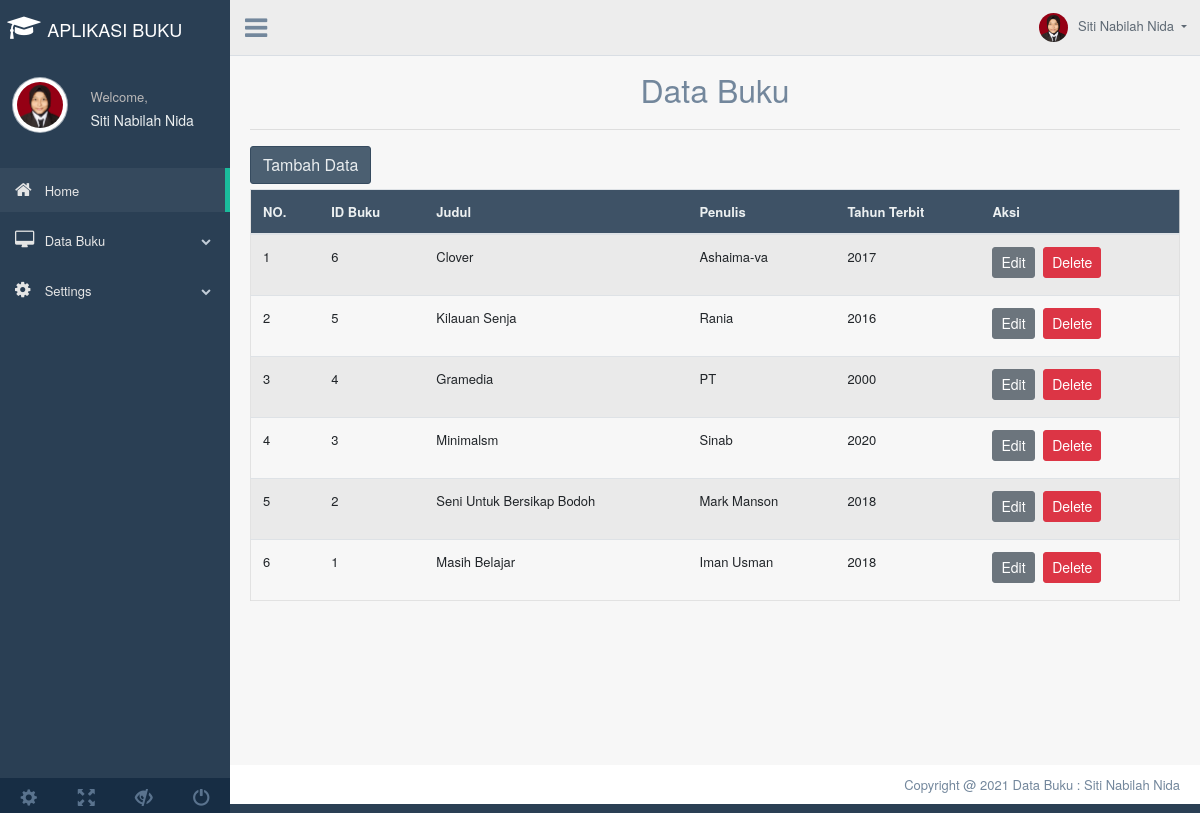
The app's page /index.php?page=tampil_buku with its own data.
### tables this page shows
CREATE TABLE `buku` (
  `id_buku` int(11) NOT NULL,
  `judul` varchar(50) NOT NULL,
  `penulis` varchar(35) NOT NULL,
  `tahun_terbit` varchar(4) NOT NULL
);

### tampil.php (the view, shortened to what this page needs)
<?php
include('config.php');
?>
	<div class="container" style="margin-top:20px">
		<center><font size="6">Data Buku</font></center>
		<hr>
		<a href="index.php?page=tambah_buku"><button class="btn btn-dark right">Tambah Data</button></a>
		<div class="table-responsive">
		<table class="table table-striped jambo_table bulk_action">
			<thead>
				<tr>
					<th>NO.</th>
					<th>ID Buku</th>
					<th>Judul</th>
					<th>Penulis</th>
					<th>Tahun Terbit</th>
					<th>Aksi</th>
				</tr>
			</thead>
			<tbody>
				<?php
				$sql = mysqli_query($koneksi, "SELECT * FROM buku ORDER BY id_buku DESC") or die(mysqli_error($koneksi));
				if(mysqli_num_rows($sql) > 0){
					$no = 1;
					while($data = mysqli_fetch_assoc($sql)){
						echo '
						<tr>
							<td>'.$no.'</td>
							<td>'.$data['id_buku'].'</td>
							<td>'.$data['judul'].'</td>
							<td>'.$data['penulis'].'</td>
							<td>'.$data['tahun_terbit'].'</td>
							<td>
								<a href="index.php?page=edit_buku&id_buku='.$data['id_buku'].'" class="btn btn-secondary btn-sm">Edit</a>
								<a href="delete.php?id_buku='.$data['id_buku'].'" class="btn btn-danger btn-sm" onclick="return confirm(\'Yakin ingin menghapus data ini?\')">Delete</a>
							</td>
						</tr>
						';
						$no++;
					}
				}else{
					echo '
					<tr>
						<td colspan="6">Tidak ada data.</td>
					</tr>
					';
				}
				?>
		</table>
	</div>
	</div>

### index.php (shortened to what this page needs)
<!DOCTYPE html>
<html lang="en">
<head>
  <link href="assets/bootstrap/dist/css/bootstrap.min.css" rel="stylesheet">
  <link href="assets/font-awesome/css/font-awesome.min.css" rel="stylesheet">
  <link href="assets/nprogress/nprogress.css" rel="stylesheet">
  <link href="assets/iCheck/skins/flat/green.css" rel="stylesheet">
  <link href="assets/bootstrap-progressbar/css/bootstrap-progressbar-3.3.4.min.css" rel="stylesheet">
  <link href="assets/css/custom.min.css" rel="stylesheet">
</head>
<body class="nav-md">
  <div class="container body">
    <div class="main_container">
      <div class="col-md-3 left_col">
        <div class="left_col scroll-view">
          <div class="navbar nav_title" style="border: 0;">
            <center>
              &nbsp; <a href="index.php" class="fa fa-mortar-board fa-2x" style="color:#fff;"><span>
                  <font size="4.95" color="white" face="Helvetica Neue">APLIKASI BUKU</font>
                </span></a>
            </center>
          </div>
          <div class="profile clearfix">
            <div class="profile_pic">
              <img src="assets/images/image.jpg" alt="..." class="img-circle profile_img">
            </div>
            <div class="profile_info">
              <span>Welcome,</span>
              <h2>Siti Nabilah Nida</h2>
            </div>
          </div>
          <br />
          <div id="sidebar-menu" class="main_menu_side hidden-print main_menu">
            <div class="menu_section">
              <ul class="nav side-menu">
                <li><a href="index.php"><i class="fa fa-home"></i> Home <span class="fa fa-chevron"></span></a>
                </li>
                <li><a href="#"><i class="fa fa-desktop"></i> Data Buku <span class="fa fa-chevron-down"></span></a>
                </li>
                <li><a><i class="fa fa-gear"></i> Settings <span class="fa fa-chevron-down"></span></a>
                </li>
              </ul>
            </div>
          </div>
          <div class="sidebar-footer hidden-small">
            <a data-toggle="tooltip" data-placement="top" title="Settings" href="#">
              <span class="glyphicon glyphicon-cog" aria-hidden="true"></span>
            </a>
            <a data-toggle="tooltip" data-placement="top" title="FullScreen" href="#">
              <span class="glyphicon glyphicon-fullscreen" aria-hidden="true"></span>
            </a>
            <a data-toggle="tooltip" data-placement="top" title="Lock" href="#">
              <span class="glyphicon glyphicon-eye-close" aria-hidden="true"></span>
            </a>
            <a data-toggle="tooltip" data-placement="top" title="Logout" href="#">
              <span class="glyphicon glyphicon-off" aria-hidden="true"></span>
            </a>
          </div>
        </div>
      </div>
      <div class="top_nav">
        <div class="nav_menu">
          <div class="nav toggle">
            <a id="menu_toggle"><i class="fa fa-bars"></i></a>
          </div>
          <nav class="nav navbar-nav">
            <ul class=" navbar-right">
              <li class="nav-item dropdown open">
                <a href="#" class="user-profile dropdown-toggle" aria-haspopup="true" id="navbarDropdown" data-toggle="dropdown" aria-expanded="false">
                  <img src="assets/images/image.jpg" alt="">Siti Nabilah Nida
                </a>
              </li>
            </ul>
          </nav>
        </div>
      </div>
      <div class="right_col" role="main">
        <?php
        $queries = array();
        parse_str($_SERVER['QUERY_STRING'], $queries);
        switch ($queries['page']) {
          case 'tampil_buku':
            include 'tampil.php';
            break;
        }
        ?>
      </div>
      <footer>
        <div class="pull-right">
          Copyright @ 2021 Data Buku : Siti Nabilah Nida
        </div>
        <div class="clearfix"></div>
      </footer>
    </div>
  </div>
</body>
</html>

### records on screen
buku: id_buku "6", judul "Clover", penulis "Ashaima-va", tahun_terbit "2017"
buku: id_buku "5", judul "Kilauan Senja", penulis "Rania", tahun_terbit "2016"
buku: id_buku "4", judul "Gramedia", penulis "PT", tahun_terbit "2000"
buku: id_buku "3", judul "Minimalsm", penulis "Sinab", tahun_terbit "2020"
buku: id_buku "2", judul "Seni Untuk Bersikap Bodoh", penulis "Mark Manson", tahun_terbit "2018"
buku: id_buku "1", judul "Masih Belajar", penulis "Iman Usman", tahun_terbit "2018"
